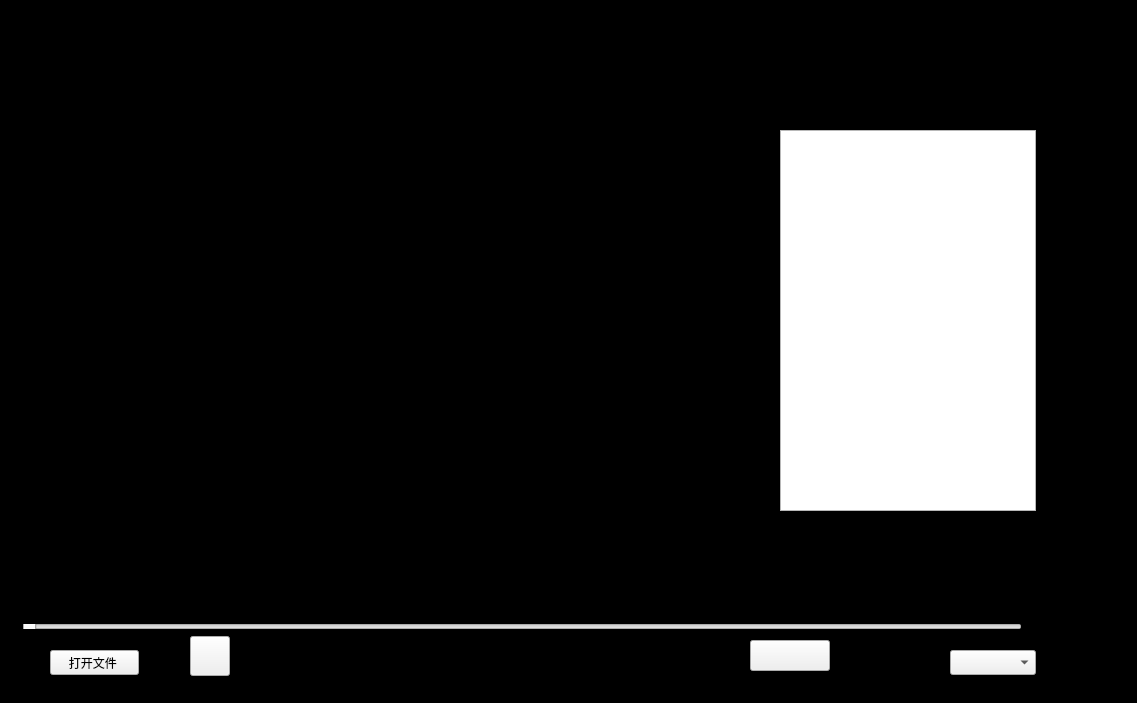
<?xml version="1.0" encoding="UTF-8"?>
<ui version="4.0">
 <class>MainWindow</class>
 <widget class="QMainWindow" name="MainWindow">
  <property name="geometry">
   <rect>
    <x>0</x>
    <y>0</y>
    <width>1137</width>
    <height>703</height>
   </rect>
  </property>
  <property name="sizePolicy">
   <sizepolicy hsizetype="Preferred" vsizetype="Preferred">
    <horstretch>0</horstretch>
    <verstretch>0</verstretch>
   </sizepolicy>
  </property>
  <property name="windowTitle">
   <string>MainWindow</string>
  </property>
  <property name="styleSheet">
   <string notr="true">#MainWindow{background-image: url(:/new/prefix1/Desktop/bi.jpg);}
#MainWindow{background-color: rgb(0, 0, 0);}</string>
  </property>
  <widget class="QWidget" name="centralWidget">
   <property name="maximumSize">
    <size>
     <width>16777215</width>
     <height>16777215</height>
    </size>
   </property>
   <widget class="QSlider" name="slider_progress">
    <property name="geometry">
     <rect>
      <x>22</x>
      <y>624</y>
      <width>1000</width>
      <height>5</height>
     </rect>
    </property>
    <property name="sizePolicy">
     <sizepolicy hsizetype="Expanding" vsizetype="Expanding">
      <horstretch>0</horstretch>
      <verstretch>0</verstretch>
     </sizepolicy>
    </property>
    <property name="minimumSize">
     <size>
      <width>0</width>
      <height>0</height>
     </size>
    </property>
    <property name="maximumSize">
     <size>
      <width>1000</width>
      <height>5</height>
     </size>
    </property>
    <property name="layoutDirection">
     <enum>Qt::LeftToRight</enum>
    </property>
    <property name="pageStep">
     <number>1</number>
    </property>
    <property name="orientation">
     <enum>Qt::Horizontal</enum>
    </property>
   </widget>
   <widget class="QPushButton" name="play">
    <property name="geometry">
     <rect>
      <x>190</x>
      <y>636</y>
      <width>40</width>
      <height>40</height>
     </rect>
    </property>
    <property name="sizePolicy">
     <sizepolicy hsizetype="Expanding" vsizetype="Fixed">
      <horstretch>0</horstretch>
      <verstretch>0</verstretch>
     </sizepolicy>
    </property>
    <property name="minimumSize">
     <size>
      <width>40</width>
      <height>40</height>
     </size>
    </property>
    <property name="maximumSize">
     <size>
      <width>40</width>
      <height>40</height>
     </size>
    </property>
    <property name="autoFillBackground">
     <bool>false</bool>
    </property>
    <property name="styleSheet">
     <string notr="true"/>
    </property>
    <property name="text">
     <string/>
    </property>
   </widget>
   <widget class="QPushButton" name="FullScreen">
    <property name="geometry">
     <rect>
      <x>750</x>
      <y>640</y>
      <width>80</width>
      <height>31</height>
     </rect>
    </property>
    <property name="text">
     <string/>
    </property>
   </widget>
   <widget class="QLabel" name="label">
    <property name="geometry">
     <rect>
      <x>30</x>
      <y>10</y>
      <width>1089</width>
      <height>581</height>
     </rect>
    </property>
    <property name="text">
     <string/>
    </property>
   </widget>
   <widget class="QPushButton" name="pushButton">
    <property name="geometry">
     <rect>
      <x>50</x>
      <y>650</y>
      <width>89</width>
      <height>25</height>
     </rect>
    </property>
    <property name="text">
     <string>打开文件 </string>
    </property>
   </widget>
   <widget class="QComboBox" name="comboBox">
    <property name="geometry">
     <rect>
      <x>950</x>
      <y>650</y>
      <width>86</width>
      <height>25</height>
     </rect>
    </property>
   </widget>
   <widget class="QListView" name="listView">
    <property name="geometry">
     <rect>
      <x>780</x>
      <y>130</y>
      <width>256</width>
      <height>381</height>
     </rect>
    </property>
    <property name="styleSheet">
     <string notr="true"/>
    </property>
   </widget>
  </widget>
 </widget>
 <layoutdefault spacing="6" margin="11"/>
 <resources/>
 <connections/>
</ui>
